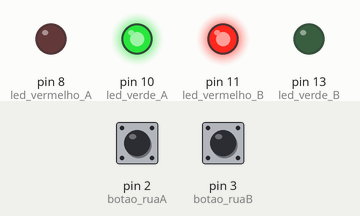
This sketch was run on a simulated Arduino Uno, built with avr-gcc and run on an emulated ATmega328P. Parts: output pins drawn as LEDs (lit = HIGH). The test bench sets the inputs (shaded band); at power-on: pin 3 (botao_ruaB) LOW, pin 2 (botao_ruaA) LOW.

Above: at 1.2 s.
1.3 s: pin 3 (botao_ruaB) pulled HIGH for 0.15 s
At 1.37 s:
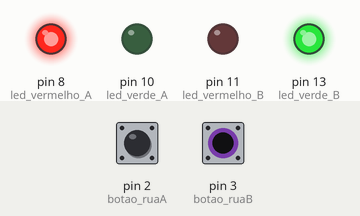
2.9 s: pin 3 (botao_ruaB) pulled HIGH for 3.2 s
At 7.2 s:
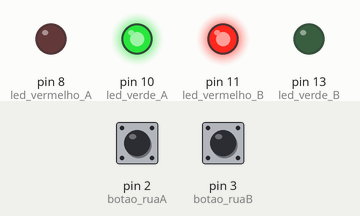
Timing chart, 0 to 8.7 s (numbered marks = the images above; inputs shaded):
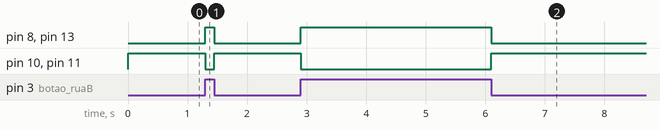

The sketch:

semafaro.ino
```cpp
#define led_verde_A 10      // LED verde da Rua A no pino 10
#define led_vermelho_A 8    // LED vermelho da Rua A no pino 8

#define led_verde_B 13      // LED verde da Rua B no pino 13
#define led_vermelho_B 11   // LED vermelho da Rua B no pino 11

#define botao_ruaA 2        // Botão ou sensor da Rua A no pino 2
#define botao_ruaB 3        // Botão ou sensor da Rua B no pino 3

void setup() {
  // Configura os LEDs como uma saída
  pinMode(led_verde_A, OUTPUT);
  pinMode(led_vermelho_A, OUTPUT);
  pinMode(led_verde_B, OUTPUT);
  pinMode(led_vermelho_B, OUTPUT);

  // Configura os botões como entrada
  pinMode(botao_ruaA, INPUT);
  pinMode(botao_ruaB, INPUT);

}

void loop() {
  // verifica o estado do botão
  bool carroNaRuaA = digitalRead(botao_ruaA); // Leitura do sensor da Rua A
  bool carroNaRuaB = digitalRead(botao_ruaB); // Leitura do sensor da Rua B

  // Verifica se há carro na Rua A
  if (carroNaRuaA == HIGH) {
    // Liga verde da Rua A e desliga vermelho
    digitalWrite(led_verde_A, HIGH);
    digitalWrite(led_vermelho_A, LOW);

    // Liga vermelho da Rua B e desliga verde
    digitalWrite(led_verde_B, LOW);
    digitalWrite(led_vermelho_B, HIGH);
  }
  // Verifica se há carro na Rua B e NÃO há carro na Rua A
  else if (carroNaRuaB == HIGH) {
    // Liga verde da Rua B e desliga vermelho
    digitalWrite(led_verde_B, HIGH);
    digitalWrite(led_vermelho_B, LOW);

    // Liga vermelho da Rua A e desliga verde
    digitalWrite(led_verde_A, LOW);
    digitalWrite(led_vermelho_A, HIGH);
  }
  // Caso não haja carro em nenhuma das ruas
  else {
    // Liga verde da Rua A e desliga vermelho
    digitalWrite(led_verde_A, HIGH);
    digitalWrite(led_vermelho_A, LOW);

    // Liga vermelho da Rua B e desliga verde
    digitalWrite(led_verde_B, LOW);
    digitalWrite(led_vermelho_B, HIGH);
  }

}
```

Measured:
- after the input at 1.3 s, pin 8 (led_vermelho_A), pin 13 (led_verde_B): LOW → HIGH at once, → LOW 0.15 s later; pin 10 (led_verde_A), pin 11 (led_vermelho_B): HIGH → LOW at once, → HIGH 0.15 s later
- after the input at 2.9 s, pin 8 (led_vermelho_A), pin 13 (led_verde_B): LOW → HIGH at once, → LOW 3.2 s later; pin 10 (led_verde_A), pin 11 (led_vermelho_B): HIGH → LOW at once, → HIGH 3.2 s later
